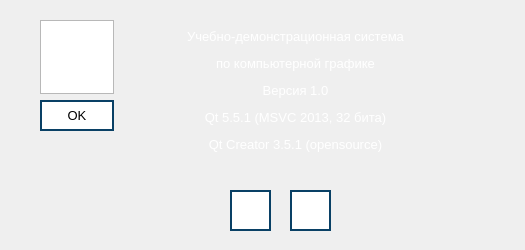
<?xml version="1.0" encoding="UTF-8"?>
<ui version="4.0">
 <class>AboutWindowInformation</class>
 <widget class="QDialog" name="AboutWindowInformation">
  <property name="geometry">
   <rect>
    <x>0</x>
    <y>0</y>
    <width>525</width>
    <height>250</height>
   </rect>
  </property>
  <property name="windowTitle">
   <string>О программе - RayTracing</string>
  </property>
  <widget class="QGraphicsView" name="graphicsView">
   <property name="geometry">
    <rect>
     <x>40</x>
     <y>20</y>
     <width>74</width>
     <height>74</height>
    </rect>
   </property>
  </widget>
  <widget class="QLabel" name="label">
   <property name="geometry">
    <rect>
     <x>110</x>
     <y>20</y>
     <width>371</width>
     <height>181</height>
    </rect>
   </property>
   <property name="styleSheet">
    <string notr="true"/>
   </property>
   <property name="text">
    <string>&lt;html&gt;&lt;head/&gt;&lt;body&gt;&lt;p align=&quot;center&quot;&gt;&lt;span style=&quot; font-size:10pt; color:#ffffff;&quot;&gt;Учебно-демонстрационная система&lt;/span&gt;&lt;/p&gt;&lt;p align=&quot;center&quot;&gt;&lt;span style=&quot; font-size:10pt; color:#ffffff;&quot;&gt;по компьютерной графике&lt;/span&gt;&lt;/p&gt;&lt;p align=&quot;center&quot;&gt;&lt;span style=&quot; font-size:10pt; color:#ffffff;&quot;&gt;Версия 1.0&lt;/span&gt;&lt;/p&gt;&lt;p align=&quot;center&quot;&gt;&lt;span style=&quot; font-size:10pt; color:#ffffff;&quot;&gt;Qt 5.5.1 (MSVC 2013, 32 бита)&lt;/span&gt;&lt;/p&gt;&lt;p align=&quot;center&quot;&gt;&lt;span style=&quot; font-size:10pt; color:#ffffff;&quot;&gt;Qt Creator 3.5.1 (opensource)&lt;/span&gt;&lt;/p&gt;&lt;p align=&quot;center&quot;&gt;&lt;span style=&quot; color:#555500;&quot;&gt;&lt;br/&gt;&lt;/span&gt;&lt;/p&gt;&lt;/body&gt;&lt;/html&gt;</string>
   </property>
  </widget>
  <widget class="QPushButton" name="button_close">
   <property name="geometry">
    <rect>
     <x>40</x>
     <y>100</y>
     <width>74</width>
     <height>31</height>
    </rect>
   </property>
   <property name="font">
    <font>
     <pointsize>10</pointsize>
    </font>
   </property>
   <property name="toolTip">
    <string>Закрыть окно</string>
   </property>
   <property name="styleSheet">
    <string notr="true">QPushButton {
    background-color: rgb(255, 255, 255);
    border: 2px solid #094065;
}

QPushButton:pressed {
    background-color:  rgb(118, 118, 118);
}
</string>
   </property>
   <property name="text">
    <string>OK</string>
   </property>
  </widget>
  <widget class="QPushButton" name="button_github">
   <property name="geometry">
    <rect>
     <x>230</x>
     <y>190</y>
     <width>41</width>
     <height>41</height>
    </rect>
   </property>
   <property name="toolTip">
    <string>Репозиторий на GitHub</string>
   </property>
   <property name="styleSheet">
    <string notr="true">QPushButton {
    background-color: rgb(255, 255, 255);
    border: 2px solid #094065;
}

QPushButton:pressed {
    background-color:  rgb(118, 118, 118);
}
</string>
   </property>
   <property name="text">
    <string/>
   </property>
   <property name="icon">
    <iconset>
     <normaloff>images/github-button.png</normaloff>images/github-button.png</iconset>
   </property>
   <property name="iconSize">
    <size>
     <width>36</width>
     <height>36</height>
    </size>
   </property>
  </widget>
  <widget class="QPushButton" name="button_telegram">
   <property name="geometry">
    <rect>
     <x>290</x>
     <y>190</y>
     <width>41</width>
     <height>41</height>
    </rect>
   </property>
   <property name="toolTip">
    <string>Разработчик</string>
   </property>
   <property name="styleSheet">
    <string notr="true">QPushButton {
    background-color: rgb(255, 255, 255);
    border: 2px solid #094065;
}

QPushButton:pressed {
    background-color:  rgb(118, 118, 118);
}
</string>
   </property>
   <property name="text">
    <string/>
   </property>
   <property name="icon">
    <iconset>
     <normaloff>images/telegram-button.png</normaloff>images/telegram-button.png</iconset>
   </property>
   <property name="iconSize">
    <size>
     <width>36</width>
     <height>36</height>
    </size>
   </property>
  </widget>
 </widget>
 <resources/>
 <connections/>
</ui>
